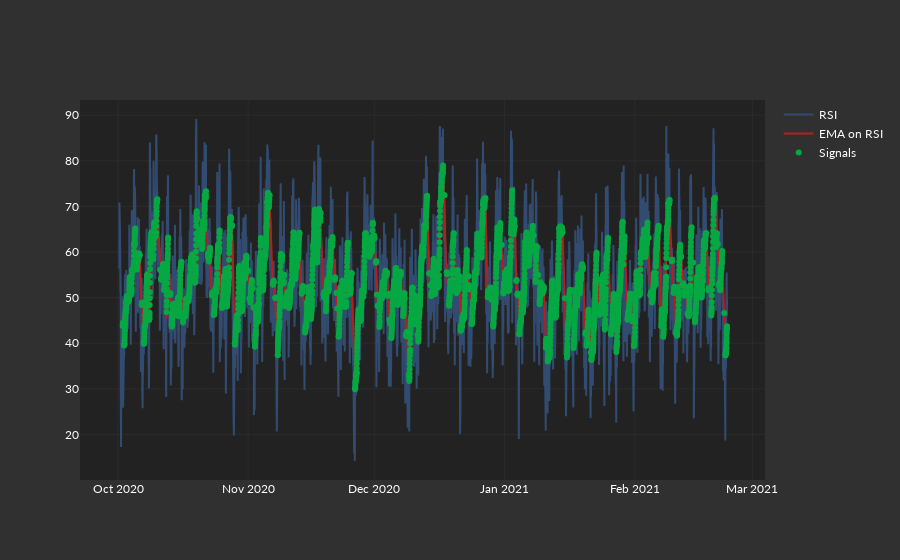

The notebook cell saved with this chart:
### Code cell
fig = go.Figure(
    data=[
        go.Scatter(
            x=prices.index,
            y=rsi_ind[15].values.flatten(),
            mode="lines",
            name="RSI",
        ),
        go.Scatter(
            x=prices.index,
            y=ema_ind_on_rsi[15][30].values,
            mode="lines",
            name="EMA on RSI",
        ),
        go.Scatter(
            x=prices.index,
            y=np.where(
                ema_below_rsi[(15, 30, "RSI")].values,
                ema_ind_on_rsi[(15, 30)].values,
                np.nan,
            ),
            mode="markers",
            name="Signals",
        ),
    ]
)
fig.show()

### Figure 1 — Plotly figure (JSON) as saved in the notebook; plotly's stock layout.template omitted (floating-point values rounded to 4 significant figures; data arrays with more than 128 entries replaced by an {"elided": "..."} marker saying what was removed)
{"data": [{"mode": "lines", "name": "RSI", "type": "scatter", "x": {"elided": "6960 str values"}, "y": {"elided": "6960 float values"}}, {"mode": "lines", "name": "EMA on RSI", "type": "scatter", "x": {"elided": "6960 str values"}, "y": {"elided": "6960 float values"}}, {"mode": "markers", "name": "Signals", "type": "scatter", "x": {"elided": "6960 str values"}, "y": {"elided": "6960 float values"}}], "layout": {}}
